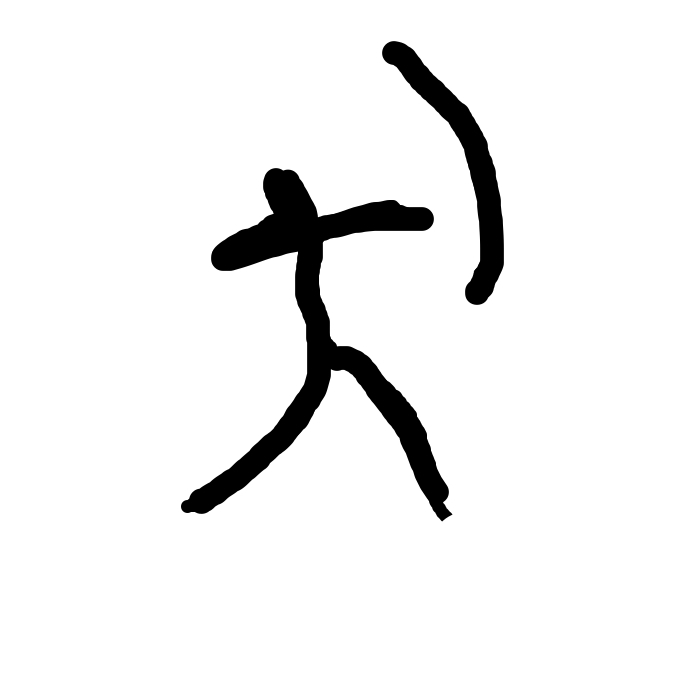
%> input picture data/archery/archery-02.jpg, 700 x 700 px; its folder holds 4 pictures in this run
$ octave preprocess.m   (GNU Octave 9; MATLAB toolbox functions it lacks are replaced by stand-ins)
%> lines starting %> are read from the running program, lines starting %| are printed output that depends on the picture
imgs = dir('./data/archery/');
img_num = length(imgs);
data = zeros(11,4900);

for i = 4:img_num;
    img = imread(strcat('./data/archery/', imgs(i).name));
%> img is the input picture: size 700x700x3 uint8; min 0, max 255, mean 240.1
    disp(['processing the number ',num2str(i-3),' pic: ', imgs(i).name]);
    img_gray = rgb2gray(img);
    img_gray = double(img_gray);
%> img_gray: size 700x700 double
    img_n = imresize(img_gray, [70,70]);
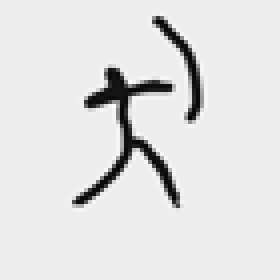
%> img_n: size 70x70 double (shown 4 times larger); min -24.08, max 274.9, mean 240.1; drawn with min black and max white
    img_n = mat2gray(img_n,[0 1]);
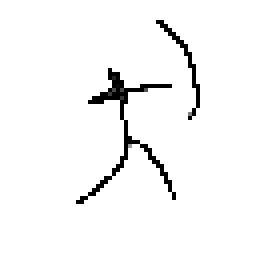
%> img_n: size 70x70 double (shown 4 times larger); min 0, max 1, mean 0.97
    tmp = reshape(img_n,1,4900);
%> tmp = 4900 values, max 1 at index 1, min 0 at index 1381, mean 0.97
    data(i-3,:) = tmp;
end
%> pass 2 of the loop `for i = 4:img_num;`:
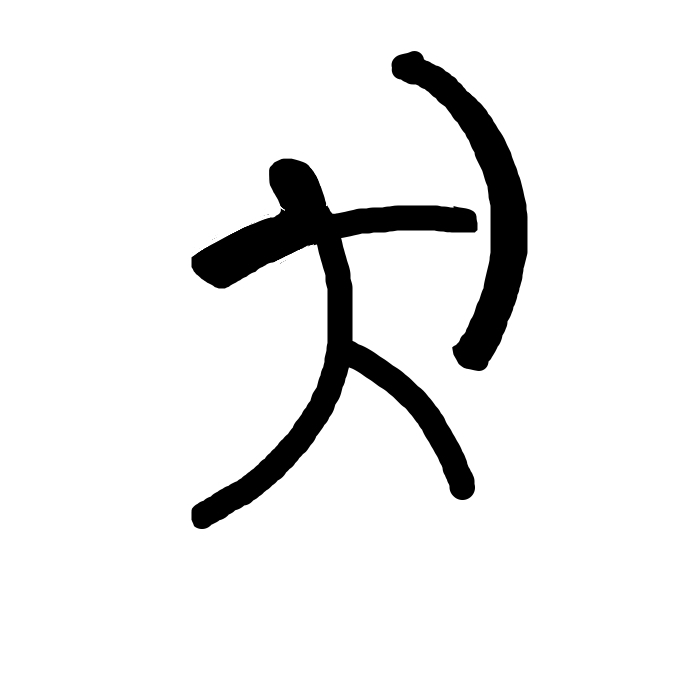
%> input picture data/archery/archery-03.jpg, 700 x 700 px
%> img is the input picture: size 700x700x3 uint8; min 0, max 255, mean 235.7
%> `img_n = imresize(img_gray, [70,70]);`:
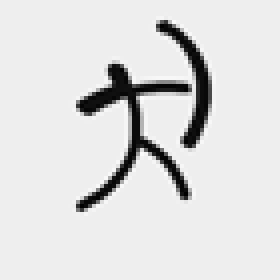
%> img_n: size 70x70 double (shown 4 times larger); min -18.2, max 273.7, mean 235.7; drawn with min black and max white
%> `img_n = mat2gray(img_n,[0 1]);`:
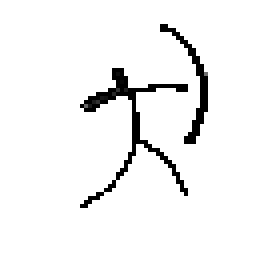
%> img_n: size 70x70 double (shown 4 times larger); min 0, max 1, mean 0.957
%> tmp = 4900 values, max 1 at index 1, min 0 at index 1427, mean 0.957
%> pass 3 of the loop `for i = 4:img_num;`:
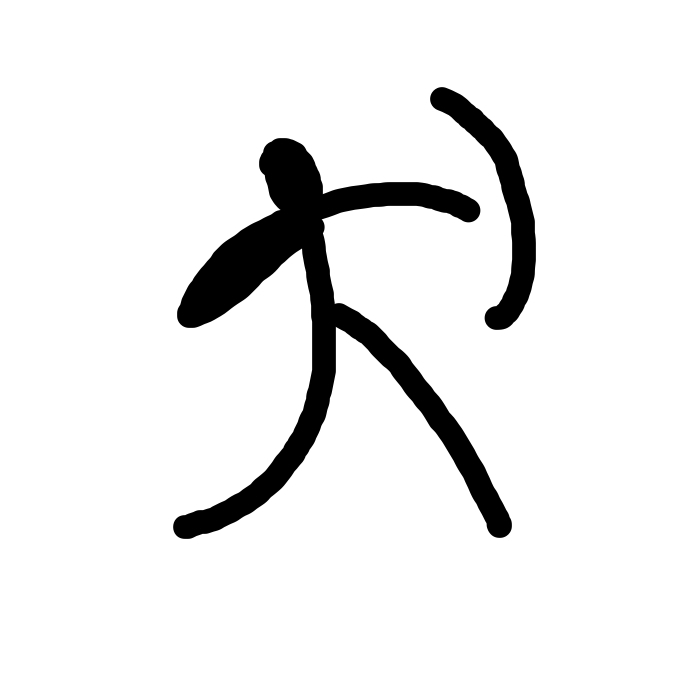
%> input picture data/archery/archery-04.jpg, 700 x 700 px
%> img is the input picture: size 700x700x3 uint8; min 0, max 255, mean 235.6
%> `img_n = imresize(img_gray, [70,70]);`:
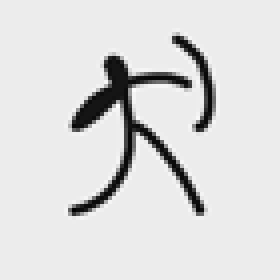
%> img_n: size 70x70 double (shown 4 times larger); min -25.74, max 276.9, mean 235.6; drawn with min black and max white
%> `img_n = mat2gray(img_n,[0 1]);`:
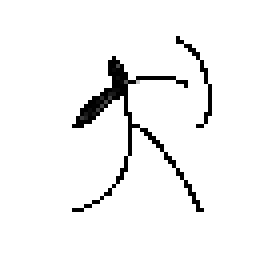
%> img_n: size 70x70 double (shown 4 times larger); min 0, max 1, mean 0.959
%> tmp = 4900 values, max 1 at index 1, min 0 at index 1292, mean 0.959
disp('done!');
save('data', 'data');
